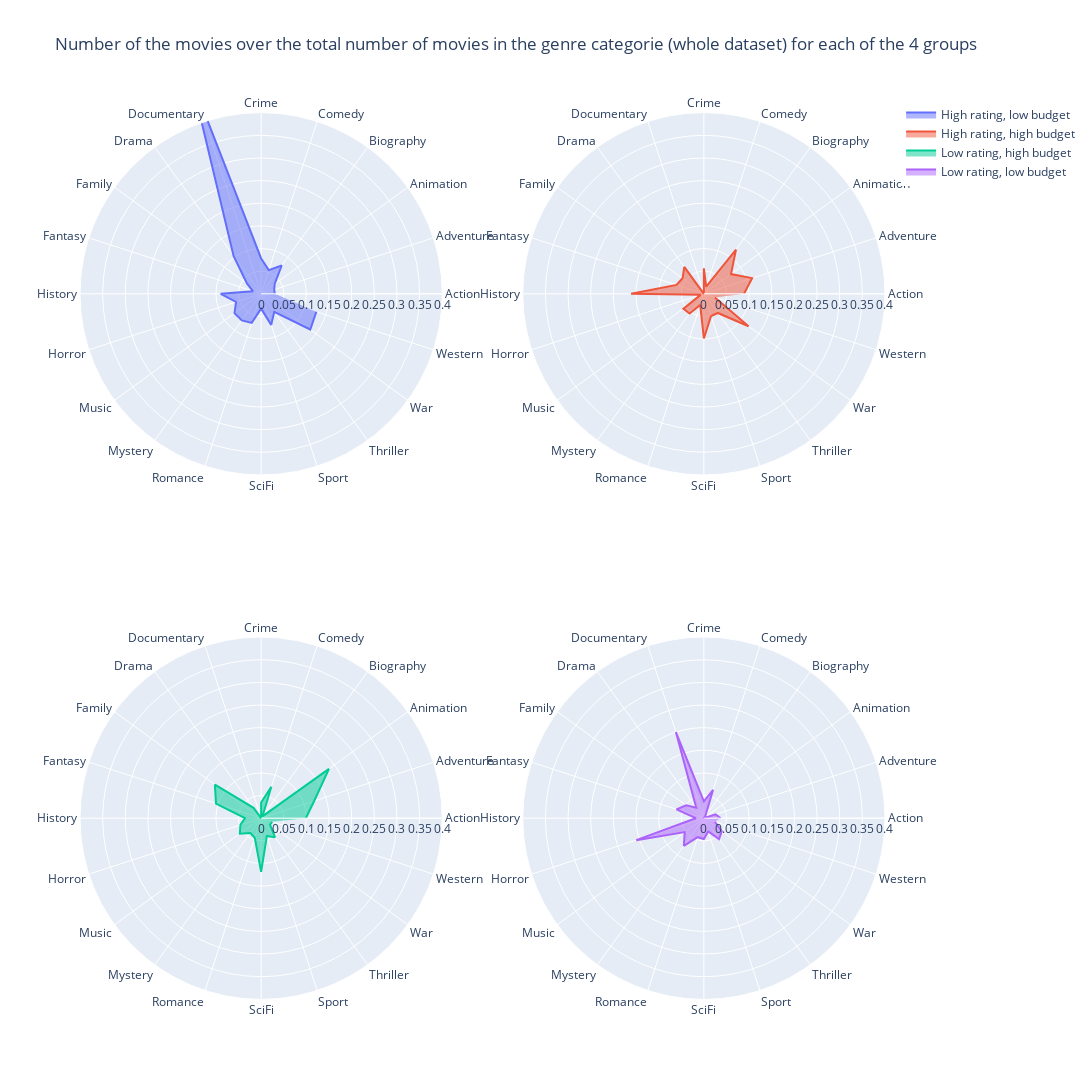

Notebook cell for this chart:
### Code cell
categories = data_HR_LB_genres.columns.values

fig = make_subplots(rows=2, cols=2, specs=[[{'type': 'polar'}]*2]*2)

# Total count of the genres to normalize the count of the 4 groups 
total_count = data.iloc[:,1:21].sum().values

fig.append_trace(go.Scatterpolar(r=data_HR_LB_genres.sum().values/total_count, theta=categories, fill='toself', name='High rating, low budget'), row=1, col=1)
fig.append_trace(go.Scatterpolar(r=data_HR_HB_genres.sum().values/total_count, theta=categories, fill='toself', name='High rating, high budget'), row=1, col=2)
fig.append_trace(go.Scatterpolar(r=data_LR_HB_genres.sum().values/total_count, theta=categories, fill='toself', name='Low rating, high budget'), row=2, col=1)
fig.append_trace(go.Scatterpolar(r=data_LR_LB_genres.sum().values/total_count, theta=categories, fill='toself', name='Low rating, low budget'), row=2, col=2)
            
fig.update_polars(radialaxis=dict(range=[0, 0.4]))

fig.update_layout(
  polar=dict(
    radialaxis=dict(
      visible=True,
    )),
    width=1300,
    height=1200,
  showlegend=True,
    title_text = 'Number of the movies over the total number of movies in the genre categorie (whole dataset) for each of the 4 groups'
)

fig.show("jupyterlab")

### Figure 1 — Plotly figure (JSON) as saved in the notebook; plotly's stock layout.template omitted (floating-point values rounded to 4 significant figures)
{"data": [{"fill": "toself", "name": "High rating, low budget", "r": [0.03021, 0.0304, 0.03704, 0.07729, 0.0549, 0.0781, 0.5, 0.1035, 0.03883, 0.01905, 0.08929, 0.05823, 0.07267, 0.07258, 0.06759, 0.03289, 0.07216, 0.04923, 0.1341, 0.1282], "subplot": "polar", "theta": ["Action", "Adventure", "Animation", "Biography", "Comedy", "Crime", "Documentary", "Drama", "Family", "Fantasy", "History", "Horror", "Music", "Mystery", "Romance", "SciFi", "Sport", "Thriller", "War", "Western"], "type": "scatterpolar"}, {"fill": "toself", "name": "High rating, high budget", "r": [0.08862, 0.112, 0.07407, 0.1208, 0.01668, 0.05634, 0, 0.07357, 0.05825, 0.06349, 0.1607, 0.007595, 0.05586, 0.05376, 0.02621, 0.09868, 0.05155, 0.05231, 0.122, 0.02564], "subplot": "polar2", "theta": ["Action", "Adventure", "Animation", "Biography", "Comedy", "Crime", "Documentary", "Drama", "Family", "Fantasy", "History", "Horror", "Music", "Mystery", "Romance", "SciFi", "Sport", "Thriller", "War", "Western"], "type": "scatterpolar"}, {"fill": "toself", "name": "Low rating, high budget", "r": [0.09869, 0.1232, 0.1852, 0.004831, 0.07297, 0.03457, 0, 0.02838, 0.1262, 0.1048, 0.03571, 0.0481, 0.05803, 0.04032, 0.04552, 0.1184, 0.04124, 0.05231, 0.02439, 0.02564], "subplot": "polar3", "theta": ["Action", "Adventure", "Animation", "Biography", "Comedy", "Crime", "Documentary", "Drama", "Family", "Fantasy", "History", "Horror", "Music", "Mystery", "Romance", "SciFi", "Sport", "Thriller", "War", "Western"], "type": "scatterpolar"}, {"fill": "toself", "name": "Low rating, low budget", "r": [0.03726, 0.0272, 0, 0.004831, 0.06602, 0.03713, 0.2, 0.0289, 0.04854, 0.06349, 0.01786, 0.157, 0.05233, 0.07527, 0.04414, 0.04605, 0.03093, 0.05692, 0.04878, 0.02564], "subplot": "polar4", "theta": ["Action", "Adventure", "Animation", "Biography", "Comedy", "Crime", "Documentary", "Drama", "Family", "Fantasy", "History", "Horror", "Music", "Mystery", "Romance", "SciFi", "Sport", "Thriller", "War", "Western"], "type": "scatterpolar"}], "layout": {"height": 1200, "polar": {"angularaxis": {"type": "category"}, "domain": {"x": [0, 0.45], "y": [0.575, 1]}, "radialaxis": {"autorange": false, "range": [0, 0.4], "type": "linear", "visible": true}}, "polar2": {"angularaxis": {"type": "category"}, "domain": {"x": [0.55, 1], "y": [0.575, 1]}, "radialaxis": {"autorange": false, "range": [0, 0.4], "type": "linear"}}, "polar3": {"angularaxis": {"type": "category"}, "domain": {"x": [0, 0.45], "y": [0, 0.425]}, "radialaxis": {"autorange": false, "range": [0, 0.4], "type": "linear"}}, "polar4": {"angularaxis": {"type": "category"}, "domain": {"x": [0.55, 1], "y": [0, 0.425]}, "radialaxis": {"autorange": false, "range": [0, 0.4], "type": "linear"}}, "showlegend": true, "title": {"text": "Number of the movies over the total number of movies in the genre categorie (whole dataset) for each of the 4 groups"}, "width": 1300}}
